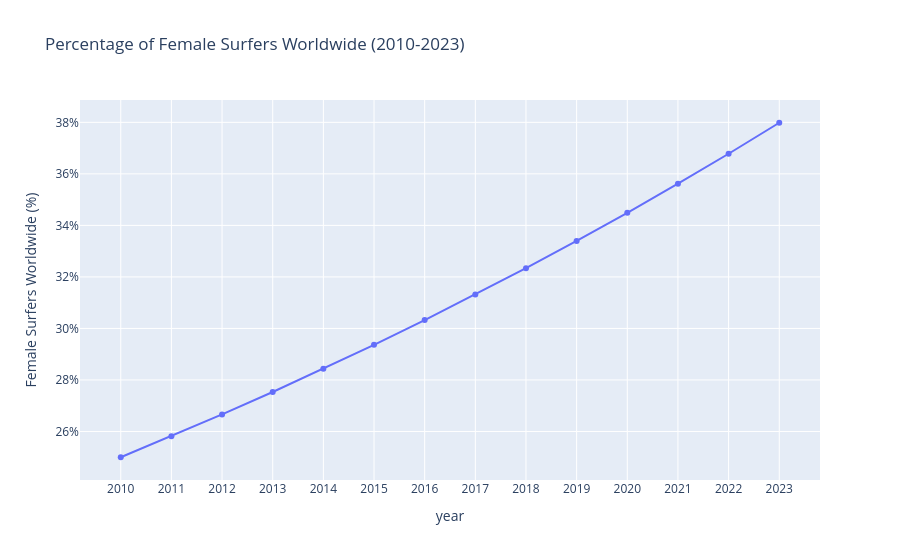

Notebook source saved alongside this figure:
### Code cell
import pandas as pd
import plotly.express as px

scraped_gender_stat = [{"label":"2010","value":25,"display":"25 Percent"},{"label":"2011","value":25.8175,"display":"25.8 Percent"},{"label":"2012","value":26.661732249999996,"display":"26.7 Percent"},{"label":"2013","value":27.533570894574993,"display":"27.5 Percent"},{"label":"2014","value":28.433918662827594,"display":"28.4 Percent"},{"label":"2015","value":29.363707803102056,"display":"29.4 Percent"},{"label":"2016","value":30.32390104826349,"display":"30.3 Percent"},{"label":"2017","value":31.315492612541707,"display":"31.3 Percent"},{"label":"2018","value":32.33950922097182,"display":"32.3 Percent"},{"label":"2019","value":33.3970111724976,"display":"33.4 Percent"},{"label":"2020","value":34.48909343783827,"display":"34.5 Percent"},{"label":"2021","value":35.616886793255574,"display":"35.6 Percent"},{"label":"2022","value":36.78155899139504,"display":"36.8 Percent"},{"label":"2023","value":37.984315970413654,"display":"38 Percent"}]

# same table shape as your other charts: year | value
female_surfers_worldwide = pd.DataFrame(scraped_gender_stat)
female_surfers_worldwide["year"] = female_surfers_worldwide["label"].astype(int)
female_surfers_worldwide = female_surfers_worldwide.rename(columns={"value": "percent"})[["year", "percent"]]

print('The amount of female surfers through the years in % worldwide:\nSource: Priyanka Sharma. "Surfing Industry Statistics." Gitnux, 13 Feb 2026, https://gitnux.org/surfing-industry-statistics.')

def fig_female_surfers_worldwide():
    g = female_surfers_worldwide
    fig = px.line(g, x="year", y="percent", markers=True,
                  title="Percentage of Female Surfers Worldwide (2010-2023)")
    fig.update_xaxes(title_text="year", dtick=1)
    fig.update_yaxes(title_text="Female Surfers Worldwide (%)", ticksuffix="%")
    fig.update_traces(hovertemplate="%{x}: %{y:.1f}%<extra></extra>")
    return fig

fig_female_surfers_worldwide()

### Figure 1 — Plotly figure (JSON) as saved in the notebook; plotly's stock layout.template omitted (floating-point values rounded to 4 significant figures)
{"data": [{"hovertemplate": "%{x}: %{y:.1f}%<extra></extra>", "legendgroup": "", "line": {"color": "#636efa", "dash": "solid"}, "marker": {"symbol": "circle"}, "mode": "lines+markers", "name": "", "orientation": "v", "showlegend": false, "type": "scatter", "x": [2010, 2011, 2012, 2013, 2014, 2015, 2016, 2017, 2018, 2019, 2020, 2021, 2022, 2023], "xaxis": "x", "y": [25.0, 25.82, 26.66, 27.53, 28.43, 29.36, 30.32, 31.32, 32.34, 33.4, 34.49, 35.62, 36.78, 37.98], "yaxis": "y"}], "layout": {"legend": {"tracegroupgap": 0}, "title": {"text": "Percentage of Female Surfers Worldwide (2010-2023)"}, "xaxis": {"anchor": "y", "domain": [0, 1], "dtick": 1, "title": {"text": "year"}}, "yaxis": {"anchor": "x", "domain": [0, 1], "ticksuffix": "%", "title": {"text": "Female Surfers Worldwide (%)"}}}}
